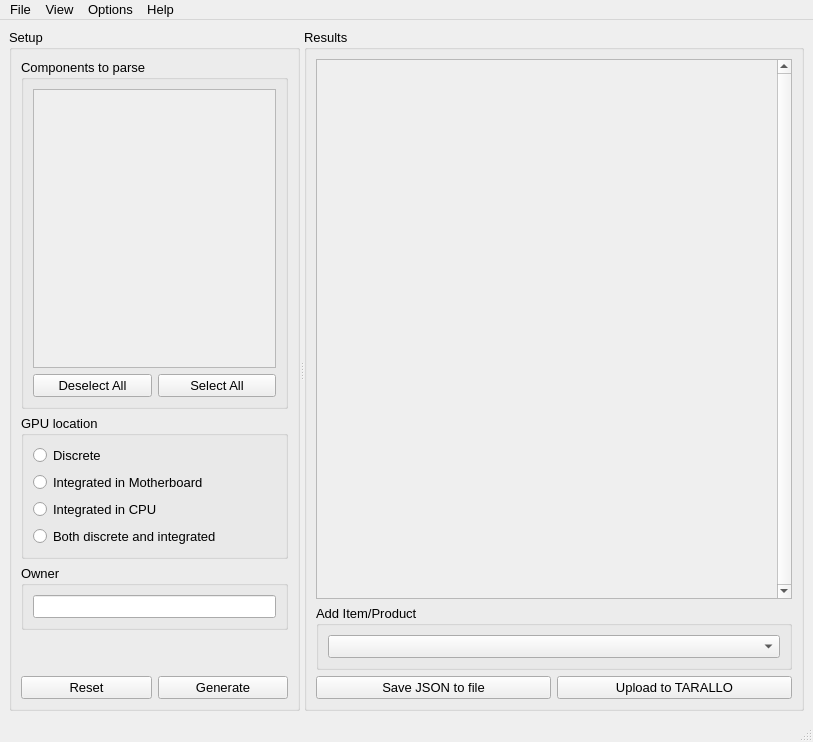
<?xml version="1.0" encoding="UTF-8"?>
<ui version="4.0">
 <class>MainWindow</class>
 <widget class="QMainWindow" name="MainWindow">
  <property name="geometry">
   <rect>
    <x>0</x>
    <y>0</y>
    <width>813</width>
    <height>742</height>
   </rect>
  </property>
  <property name="font">
   <font>
    <pointsize>10</pointsize>
   </font>
  </property>
  <property name="windowTitle">
   <string>Peracotta</string>
  </property>
  <property name="windowIcon">
   <iconset>
    <normaloff>C:/Users/Palmi/.designer/data/pear_emoji.png</normaloff>C:/Users/Palmi/.designer/data/pear_emoji.png</iconset>
  </property>
  <widget class="QWidget" name="centralwidget">
   <layout class="QHBoxLayout" name="horizontalLayout">
    <item>
     <widget class="QSplitter" name="splitter">
      <property name="enabled">
       <bool>true</bool>
      </property>
      <property name="frameShape">
       <enum>QFrame::NoFrame</enum>
      </property>
      <property name="frameShadow">
       <enum>QFrame::Plain</enum>
      </property>
      <property name="orientation">
       <enum>Qt::Horizontal</enum>
      </property>
      <property name="childrenCollapsible">
       <bool>false</bool>
      </property>
      <widget class="QGroupBox" name="groupBox">
       <property name="sizePolicy">
        <sizepolicy hsizetype="Preferred" vsizetype="Ignored">
         <horstretch>0</horstretch>
         <verstretch>0</verstretch>
        </sizepolicy>
       </property>
       <property name="minimumSize">
        <size>
         <width>0</width>
         <height>400</height>
        </size>
       </property>
       <property name="title">
        <string>Setup</string>
       </property>
       <layout class="QVBoxLayout" name="verticalLayout">
        <item>
         <widget class="QGroupBox" name="componentsGroupBox">
          <property name="sizePolicy">
           <sizepolicy hsizetype="Preferred" vsizetype="Ignored">
            <horstretch>0</horstretch>
            <verstretch>0</verstretch>
           </sizepolicy>
          </property>
          <property name="toolTip">
           <string>Select the components that you want to send to TARALLO</string>
          </property>
          <property name="title">
           <string>Components to parse</string>
          </property>
          <layout class="QVBoxLayout" name="verticalLayout_8" stretch="0,0">
           <item>
            <widget class="QScrollArea" name="selectorsScrollArea">
             <property name="sizePolicy">
              <sizepolicy hsizetype="MinimumExpanding" vsizetype="MinimumExpanding">
               <horstretch>0</horstretch>
               <verstretch>0</verstretch>
              </sizepolicy>
             </property>
             <property name="widgetResizable">
              <bool>true</bool>
             </property>
             <widget class="QWidget" name="selectorsWidget">
              <property name="geometry">
               <rect>
                <x>0</x>
                <y>0</y>
                <width>264</width>
                <height>236</height>
               </rect>
              </property>
              <property name="sizePolicy">
               <sizepolicy hsizetype="Preferred" vsizetype="Expanding">
                <horstretch>0</horstretch>
                <verstretch>0</verstretch>
               </sizepolicy>
              </property>
              <layout class="QVBoxLayout" name="verticalLayout_6"/>
             </widget>
            </widget>
           </item>
           <item>
            <layout class="QHBoxLayout" name="horizontalLayout_4">
             <item>
              <widget class="QPushButton" name="deselectBtn">
               <property name="text">
                <string>Deselect All</string>
               </property>
              </widget>
             </item>
             <item>
              <widget class="QPushButton" name="selectBtn">
               <property name="text">
                <string>Select All</string>
               </property>
              </widget>
             </item>
            </layout>
           </item>
          </layout>
         </widget>
        </item>
        <item>
         <widget class="QGroupBox" name="gpuGroupBox">
          <property name="toolTip">
           <string>Set the real GPU location into the machine</string>
          </property>
          <property name="title">
           <string>GPU location</string>
          </property>
          <layout class="QVBoxLayout" name="verticalLayout_7">
           <item>
            <layout class="QVBoxLayout" name="gpuLocationLayout">
             <item>
              <widget class="QRadioButton" name="discreteRadioBtn">
               <property name="toolTip">
                <string>Click this if there is an AGP, PCI or PCI-Express graphics card</string>
               </property>
               <property name="text">
                <string>Discrete</string>
               </property>
              </widget>
             </item>
             <item>
              <widget class="QRadioButton" name="intMoboRadioBtn">
               <property name="toolTip">
                <string>Click this if the GPU is located into the motherboard</string>
               </property>
               <property name="text">
                <string>Integrated in Motherboard</string>
               </property>
              </widget>
             </item>
             <item>
              <widget class="QRadioButton" name="intCpuRadioBtn">
               <property name="toolTip">
                <string>Click this if the GPU is located into the CPU</string>
               </property>
               <property name="text">
                <string>Integrated in CPU</string>
               </property>
              </widget>
             </item>
             <item>
              <widget class="QRadioButton" name="bothGpuRadioBtn">
               <property name="text">
                <string>Both discrete and integrated</string>
               </property>
              </widget>
             </item>
            </layout>
           </item>
          </layout>
         </widget>
        </item>
        <item>
         <widget class="QGroupBox" name="groupBox_3">
          <property name="toolTip">
           <string>Set the owner of the computer</string>
          </property>
          <property name="title">
           <string>Owner</string>
          </property>
          <layout class="QVBoxLayout" name="verticalLayout_5">
           <item>
            <widget class="QLineEdit" name="ownerLineEdit"/>
           </item>
          </layout>
         </widget>
        </item>
        <item>
         <spacer name="verticalSpacer">
          <property name="orientation">
           <enum>Qt::Vertical</enum>
          </property>
          <property name="sizeType">
           <enum>QSizePolicy::Maximum</enum>
          </property>
          <property name="sizeHint" stdset="0">
           <size>
            <width>20</width>
            <height>40</height>
           </size>
          </property>
         </spacer>
        </item>
        <item>
         <layout class="QHBoxLayout" name="horizontalLayout_3">
          <item>
           <widget class="QPushButton" name="resetBtn">
            <property name="text">
             <string>Reset</string>
            </property>
           </widget>
          </item>
          <item>
           <widget class="QPushButton" name="generateBtn">
            <property name="text">
             <string>Generate</string>
            </property>
            <property name="shortcut">
             <string>Ctrl+G</string>
            </property>
           </widget>
          </item>
         </layout>
        </item>
       </layout>
      </widget>
      <widget class="QGroupBox" name="groupBox_2">
       <property name="minimumSize">
        <size>
         <width>500</width>
         <height>0</height>
        </size>
       </property>
       <property name="title">
        <string>Results</string>
       </property>
       <layout class="QVBoxLayout" name="verticalLayout_4">
        <item>
         <widget class="QScrollArea" name="outputScrollArea">
          <property name="verticalScrollBarPolicy">
           <enum>Qt::ScrollBarAlwaysOn</enum>
          </property>
          <property name="widgetResizable">
           <bool>true</bool>
          </property>
          <widget class="QWidget" name="outputWidget">
           <property name="geometry">
            <rect>
             <x>0</x>
             <y>0</y>
             <width>459</width>
             <height>515</height>
            </rect>
           </property>
           <layout class="QVBoxLayout" name="verticalLayout_2"/>
          </widget>
         </widget>
        </item>
        <item>
         <widget class="QGroupBox" name="groupBox_4">
          <property name="sizePolicy">
           <sizepolicy hsizetype="Preferred" vsizetype="Minimum">
            <horstretch>0</horstretch>
            <verstretch>0</verstretch>
           </sizepolicy>
          </property>
          <property name="title">
           <string>Add Item/Product</string>
          </property>
          <layout class="QVBoxLayout" name="verticalLayout_3">
           <item>
            <widget class="QComboBox" name="addItemComboBox"/>
           </item>
          </layout>
         </widget>
        </item>
        <item>
         <layout class="QHBoxLayout" name="horizontalLayout_2">
          <item>
           <widget class="QPushButton" name="saveJsonBtn">
            <property name="text">
             <string>Save JSON to file</string>
            </property>
            <property name="shortcut">
             <string>Ctrl+S</string>
            </property>
           </widget>
          </item>
          <item>
           <widget class="QPushButton" name="uploadBtn">
            <property name="text">
             <string>Upload to TARALLO</string>
            </property>
            <property name="shortcut">
             <string>Ctrl+U</string>
            </property>
           </widget>
          </item>
         </layout>
        </item>
       </layout>
      </widget>
     </widget>
    </item>
   </layout>
  </widget>
  <widget class="QStatusBar" name="statusbar"/>
  <widget class="QMenuBar" name="menubar">
   <property name="geometry">
    <rect>
     <x>0</x>
     <y>0</y>
     <width>813</width>
     <height>29</height>
    </rect>
   </property>
   <widget class="QMenu" name="menuFile">
    <property name="title">
     <string>File</string>
    </property>
    <addaction name="actionOpen"/>
    <addaction name="actionOpenLastJson"/>
    <addaction name="separator"/>
    <addaction name="actionLoadRawFiles"/>
    <addaction name="separator"/>
    <addaction name="actionExit"/>
   </widget>
   <widget class="QMenu" name="menuOptions">
    <property name="title">
     <string>Options</string>
    </property>
    <widget class="QMenu" name="menuTheme">
     <property name="title">
      <string>Theme</string>
     </property>
    </widget>
    <addaction name="menuTheme"/>
   </widget>
   <widget class="QMenu" name="menuInfo">
    <property name="title">
     <string>Help</string>
    </property>
    <addaction name="actionAboutUs"/>
    <addaction name="actionSourceCode"/>
    <addaction name="separator"/>
    <addaction name="actionVersion"/>
   </widget>
   <widget class="QMenu" name="menuTools">
    <property name="title">
     <string>View</string>
    </property>
    <addaction name="actionOpenJson"/>
    <addaction name="actionOpenLogsDir"/>
   </widget>
   <addaction name="menuFile"/>
   <addaction name="menuTools"/>
   <addaction name="menuOptions"/>
   <addaction name="menuInfo"/>
  </widget>
  <action name="actionOpen">
   <property name="text">
    <string>Open JSON</string>
   </property>
   <property name="shortcut">
    <string>Ctrl+O</string>
   </property>
  </action>
  <action name="actionExit">
   <property name="text">
    <string>Exit</string>
   </property>
  </action>
  <action name="actionAboutUs">
   <property name="text">
    <string>About WEEE Open</string>
   </property>
  </action>
  <action name="actionVersion">
   <property name="text">
    <string>Version</string>
   </property>
  </action>
  <action name="actionOpenJson">
   <property name="text">
    <string>JSON</string>
   </property>
   <property name="shortcut">
    <string>Ctrl+J</string>
   </property>
  </action>
  <action name="actionOpenLogsDir">
   <property name="text">
    <string>Open Logs Dir</string>
   </property>
  </action>
  <action name="actionSourceCode">
   <property name="text">
    <string>Source code</string>
   </property>
  </action>
  <action name="actionasd">
   <property name="text">
    <string>asd</string>
   </property>
  </action>
  <action name="actionOpenLastJson">
   <property name="text">
    <string>Open last JSON</string>
   </property>
   <property name="shortcut">
    <string>Ctrl+Shift+O</string>
   </property>
  </action>
  <action name="actionOpen_output_directory">
   <property name="text">
    <string>Open output directory</string>
   </property>
  </action>
  <action name="actionLoadRawFiles">
   <property name="text">
    <string>Load raw files</string>
   </property>
   <property name="toolTip">
    <string>Select directory of raw files provided by generate_files.sh</string>
   </property>
   <property name="shortcut">
    <string>Ctrl+Shift+F</string>
   </property>
  </action>
 </widget>
 <resources/>
 <connections/>
</ui>
